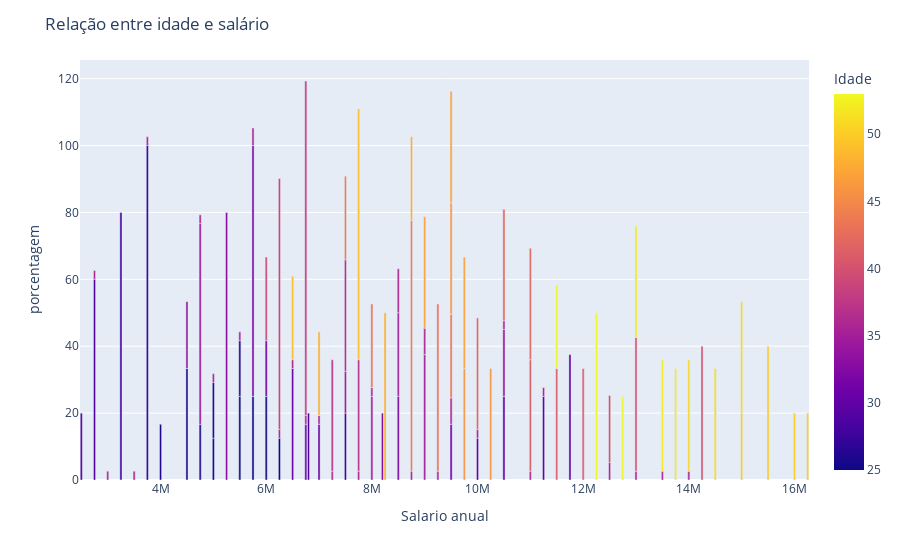

Source (notebook cell):
### Code cell
df_agrupa = df.groupby(["Age", "Income"]).size().reset_index(name="count")
total_agrupa = df_agrupa.groupby("Age")["count"].transform("sum")
df_agrupa["percent"] = (df_agrupa["count"] / total_agrupa) * 100

fig = px.bar(df_agrupa, x="Income", y="percent", color="Age", barmode="stack",
             labels={"Age": "Idade", "percent": "porcentagem", "Income": "Salario anual"})
fig.update_layout(title="Relação entre idade e salário ",
                  yaxis_title="porcentagem",
                  legend_title="Age")
fig.show()

### Figure 1 — Plotly figure (JSON) as saved in the notebook; plotly's stock layout.template omitted (floating-point values rounded to 4 significant figures)
{"data": [{"alignmentgroup": "True", "hovertemplate": "Salario anual=%{x}<br>porcentagem=%{y}<br>Idade=%{marker.color}<extra></extra>", "legendgroup": "", "marker": {"color": [25, 25, 25, 25, 25, 26, 26, 26, 26, 26, 27, 28, 28, 29, 29, 29, 30, 30, 30, 30, 31, 31, 31, 31, 31, 32, 32, 33, 33, 34, 34, 34, 35, 35, 35, 35, 36, 36, 36, 36, 36, 36, 36, 36, 36, 36, 36, 36, 36, 36, 36, 36, 36, 36, 36, 36, 36, 36, 36, 36, 36, 36, 36, 36, 37, 37, 37, 38, 39, 39, 40, 40, 40, 41, 41, 41, 42, 42, 42, 43, 43, 43, 44, 44, 46, 46, 46, 47, 47, 47, 48, 48, 48, 49, 49, 50, 50, 50, 50, 51, 51, 51, 52, 52, 52, 53, 53, 53], "coloraxis": "coloraxis", "pattern": {"shape": ""}}, "name": "", "offsetgroup": "", "orientation": "v", "showlegend": false, "textposition": "auto", "type": "bar", "x": [5000000, 5500000, 5750000, 6000000, 6250000, 4000000, 4500000, 4750000, 5000000, 5500000, 3750000, 3250000, 7500000, 2500000, 2750000, 6800000, 10000000, 10500000, 11250000, 11750000, 6000000, 6500000, 6750000, 7000000, 9500000, 5750000, 8500000, 5250000, 8200000, 4500000, 4750000, 10500000, 7500000, 8000000, 8500000, 9000000, 2750000, 3000000, 3500000, 3750000, 4750000, 5000000, 5500000, 5750000, 6250000, 6500000, 6750000, 7000000, 7250000, 7750000, 8000000, 8500000, 8750000, 9000000, 9250000, 9500000, 10000000, 10500000, 11000000, 11250000, 12500000, 13000000, 13500000, 14000000, 7250000, 7500000, 7750000, 6750000, 6000000, 6250000, 12500000, 13000000, 14250000, 11000000, 11500000, 12000000, 10000000, 10500000, 11000000, 8000000, 9250000, 9500000, 7500000, 8750000, 9500000, 9750000, 10250000, 9000000, 9500000, 9750000, 7000000, 8250000, 8750000, 6500000, 7750000, 15000000, 15500000, 16000000, 16250000, 14000000, 14500000, 15000000, 13000000, 13500000, 13750000, 11500000, 12250000, 12750000], "xaxis": "x", "y": [12.5, 25, 25, 25, 12.5, 16.67, 33.33, 16.67, 16.67, 16.67, 100, 80, 20, 20, 60, 20, 12.5, 25, 25, 37.5, 16.67, 33.33, 16.67, 16.67, 16.67, 75, 25, 80, 20, 20, 60, 20, 12.5, 25, 25, 37.5, 2.632, 2.632, 2.632, 2.632, 2.632, 2.632, 2.632, 5.263, 2.632, 2.632, 2.632, 2.632, 2.632, 2.632, 2.632, 13.16, 2.632, 7.895, 2.632, 7.895, 2.632, 2.632, 2.632, 2.632, 5.263, 2.632, 2.632, 2.632, 33.33, 33.33, 33.33, 100, 25, 75, 20, 40, 40, 33.33, 33.33, 33.33, 33.33, 33.33, 33.33, 25, 50, 25, 25, 75, 33.33, 33.33, 33.33, 33.33, 33.33, 33.33, 25, 50, 25, 25, 75, 20, 40, 20, 20, 33.33, 33.33, 33.33, 33.33, 33.33, 33.33, 25, 50, 25], "yaxis": "y"}], "layout": {"autosize": true, "barmode": "stack", "coloraxis": {"colorbar": {"title": {"text": "Idade"}}, "colorscale": [[0, "#0d0887"], [0.1111, "#46039f"], [0.2222, "#7201a8"], [0.3333, "#9c179e"], [0.4444, "#bd3786"], [0.5556, "#d8576b"], [0.6667, "#ed7953"], [0.7778, "#fb9f3a"], [0.8889, "#fdca26"], [1, "#f0f921"]]}, "legend": {"title": {"text": "Age"}, "tracegroupgap": 0}, "margin": {"t": 60}, "title": {"text": "Relação entre idade e salário "}, "xaxis": {"anchor": "y", "autorange": true, "domain": [0, 1], "range": [2475000, 16275000], "title": {"text": "Salario anual"}, "type": "linear"}, "yaxis": {"anchor": "x", "autorange": true, "domain": [0, 1], "range": [0, 125.6], "title": {"text": "porcentagem"}, "type": "linear"}}}
